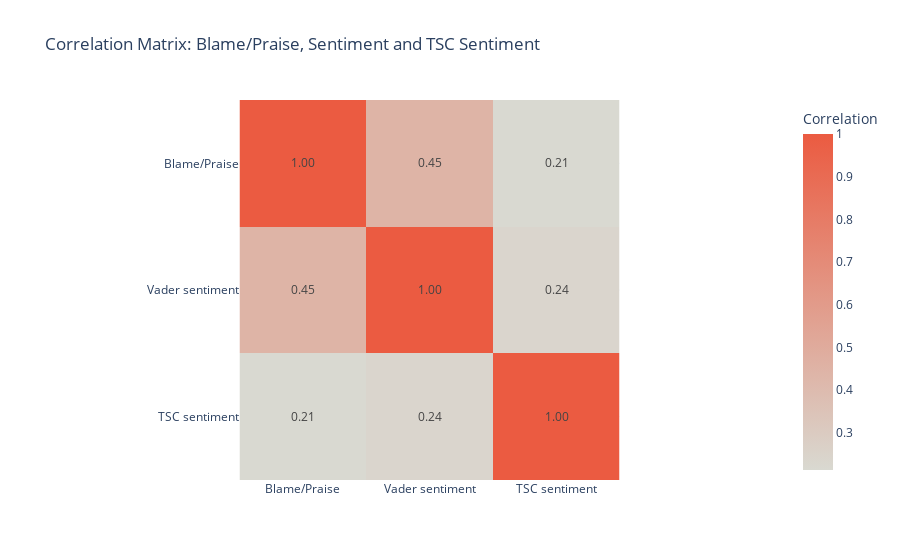

Write notebook code for a chart like this one.
### Code cell
import plotly.express as px

# Select relevant columns for correlation
correlation_data = merged_dataframe[['annotation_category', 'sentiment', 'tsc_sentiment']]
# Map annotation category to numerical values
correlation_data['annotation_category'] = correlation_data['annotation_category'].map({'blame': -1, 'praise': 1, 'event': 0})
#RENAME COLUMNS
correlation_data = correlation_data.rename(columns={'annotation_category': 'Blame/Praise', 'sentiment': 'Vader sentiment', 'tsc_sentiment': 'TSC sentiment'})
# Compute the correlation matrix
correlation_matrix = correlation_data.corr()

# Convert to long format for Plotly heatmap
correlation_matrix = correlation_matrix.reset_index().melt(id_vars='index', var_name='Variable', value_name='Correlation')

# Plot the correlation matrix using Plotly with a gradient from my_yellow to my_red
fig = px.imshow(
    correlation_data.corr(),
    text_auto=".2f",
    color_continuous_scale=[my_yellow, my_red],
    labels={ "color": "Correlation"},
    title='Correlation Matrix: Blame/Praise, Sentiment and TSC Sentiment',
    template="plotly_white"  # Plotly minimal theme
)

fig.update_layout(coloraxis_colorbar_title="Correlation")
fig.show()
#save the plot
fig.write_html("correlation_matrix.html")

### Figure 1 — Plotly figure (JSON) as saved in the notebook; plotly's stock layout.template omitted (floating-point values rounded to 4 significant figures)
{"data": [{"coloraxis": "coloraxis", "name": "0", "texttemplate": "%{z:.2f}", "x": ["Blame/Praise", "Vader sentiment", "TSC sentiment"], "y": ["Blame/Praise", "Vader sentiment", "TSC sentiment"], "z": [[1.0, 0.447, 0.2133], [0.447, 1.0, 0.2363], [0.2133, 0.2363, 1.0]], "type": "heatmap", "xaxis": "x", "yaxis": "y", "hovertemplate": "x: %{x}<br>y: %{y}<br>Correlation: %{z}<extra></extra>"}], "layout": {"xaxis": {"anchor": "y", "domain": [0.0, 1.0], "scaleanchor": "y", "constrain": "domain"}, "yaxis": {"anchor": "x", "domain": [0.0, 1.0], "autorange": "reversed", "constrain": "domain"}, "coloraxis": {"colorbar": {"title": {"text": "Correlation"}}, "colorscale": [[0.0, "#d9d9d1"], [1.0, "#eb5b41"]]}, "title": {"text": "Correlation Matrix: Blame/Praise, Sentiment and TSC Sentiment"}}}
